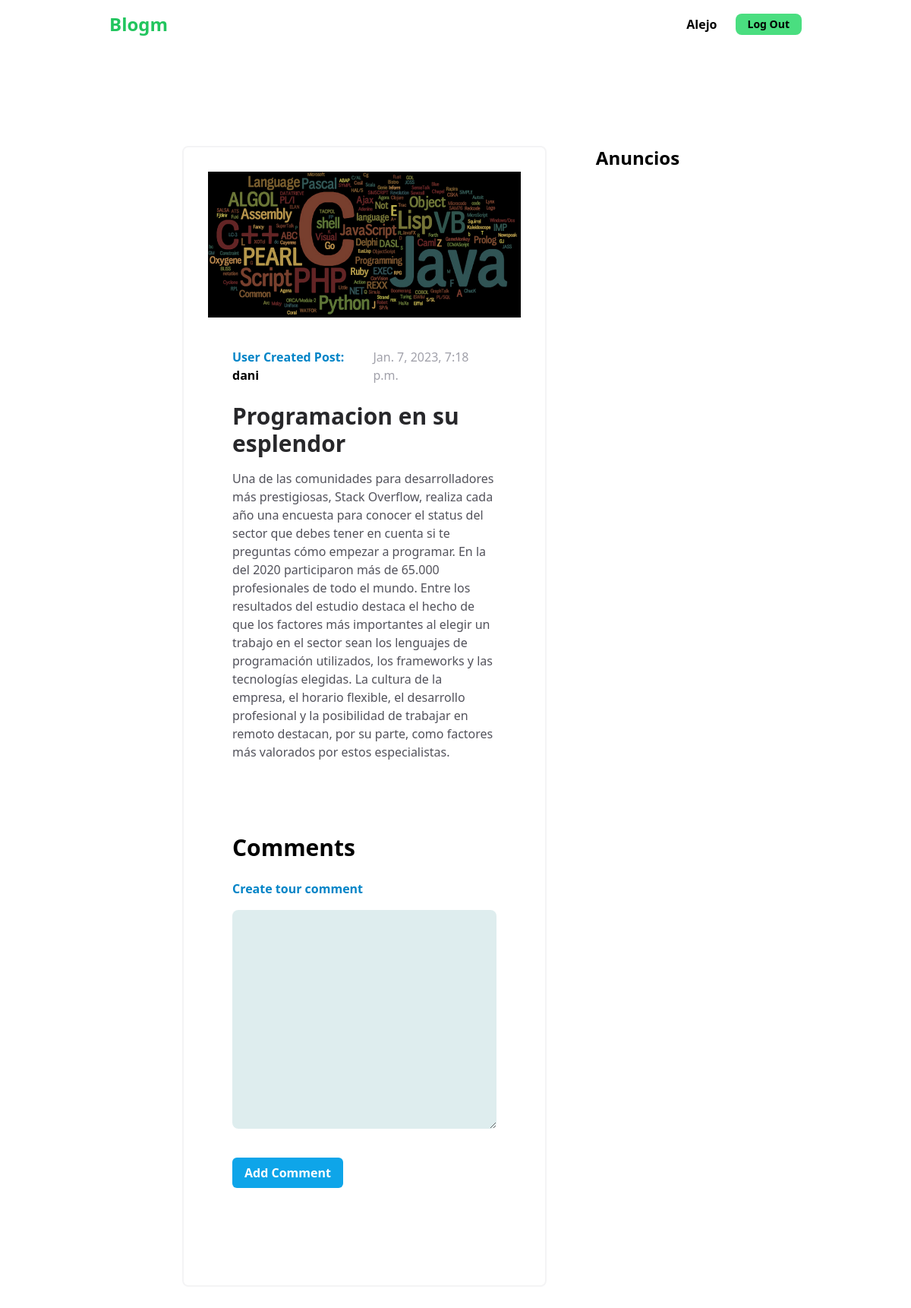
/blog/post/2 (signed in), run on the app's committed database.
### unauthourized/models.py (models this page shows, shortened)
class Post(models.Model):
    user = models.ForeignKey(User, on_delete=models.CASCADE, null=True, blank=True)
    title = models.CharField(max_length=200)
    image = models.ImageField(upload_to='posts/images')
    content = models.TextField()
    created = models.DateTimeField(auto_now_add=True)
    class Meta:
        ordering = ['created']

### authenticated/views.py (the view)
# urls.py: path('post/<int:pk>', PostDetail.as_view(), name="post"),
class PostDetail(LoginRequiredMixin, DetailView):
    model = Post
    context_object_name = 'post'
    template_name = 'postDetail.html'

### templates/postDetail.html (shortened to what this page needs)
{% load static %}
{% include 'partials/layout.html' %}
{% block content %}
    {% include 'partials/menuBlog.html' %}
    <div class="w-full  py-48 px-60 grid grid-cols-3">
        <div class="col-span-2 p-8  h-auto border-2 border-zinc-100 rounded-lg">
            <img src="{{ post.image.url}}" alt="{{post.title}}" class="w-full h-48" >
            <div class="p-8">
                <div class="flex justify-between items-center">
                    <p class="font-bold"><span class="text-sky-600">User Created Post: </span>{{ post.user.username }}</p>
                    <p class="text-zinc-400 my-2">{{ post.created }}</p>
                </div>
                <h3 class="font-bold text-3xl text-zinc-800 my-4">{{ post.title }}</h3>
                <p class="text-zinc-600 my-2">{{ post.content }}</p>
            </div>
            <div class="my-6 p-8">
                <h1 class="text-3xl font-bold">Comments</h1>
                <div class="my-6">
                    <h3 class="text-sky-600 font-bold">Create tour comment</h3>
                    <form action="">
                        <textarea name="content" id="content" class="my-4 w-full outline-none rounded-lg p-6" rows="10"></textarea>
                        <button class="my-4 bg-sky-500 rounded-md font-bold text-white py-2 px-4">Add Comment</button>
                    </form>
                </div>
            </div>
        </div>
                    <div>
                        <p class="text-center text-2xl font-bold">Anuncios</p>
        </div>
    </div>
{% endblock content %}

### templates/partials/menuBlog.html (shortened to what this page needs)
<header class="w-full py-4 pl-36 pr-36 flex justify-between items-center fixed top-0">
    <h1 class="text-2xl font-bold text-green-500">Blogm</h1>
    <nav class="flex gap-x-4 items-center font-bold">
        <p class="flex items-center">
            {{ request.user|title }}
        </p>
        <a href="{% url 'logout' %}">
            <button class="py-1 font-bold px-4 bg-green-400 text-sm ml-2 rounded-lg hover:bg-green-500">Log Out</button>
        </a>
    </nav>
</header>

### static/css/style.css (style rules this page uses)
* { margin: 0; padding: 0; box-sizing: border-box; }
.form-generic input, textarea, select { width: 100%; background-color: #deedee !important; padding: 10px 20px !important: outline: none !important; border: 1px solid #ddd !important: border-radius: 5px !important; }

### data on the page
Post: image (picture), user.username "dani", created "Jan. 7, 2023, 7:18 p.m.", title "Programacion en su esplendor", content "Una de las comunidades para desarrolladores más prestigiosas, Stack Overflow, realiza cada año una encuesta para conocer el status del sector que debes tener en cuenta si te preguntas cómo empezar a programar. En la del 2020 participaron más de 65.000 profesionales de todo el mundo. Entre los resultados del estudio destaca el hecho de que los factores más importantes al elegir un trabajo en el sector sean los lenguajes de programación utilizados, los frameworks y las tecnologías elegidas. La cultura de la empresa, el horario flexible, el desarrollo profesional y la posibilidad de trabajar en remoto destacan, por su parte, como factores más valorados por estos especialistas."

### other printed values
{{ request.user|title }} "Alejo"
